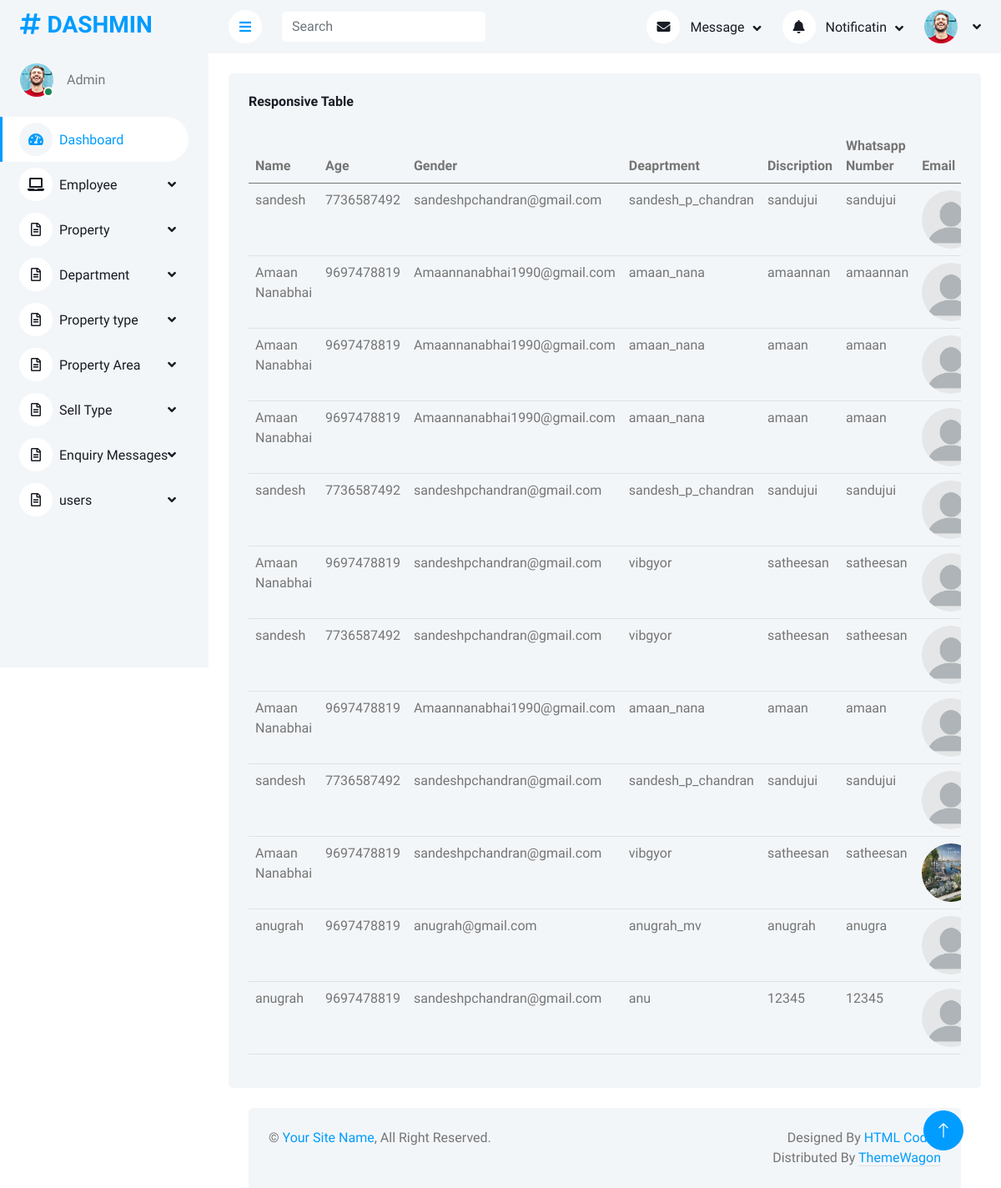
Screenshot of /MainApp/userdisplay/ with the database file from the repository.
### FrontEnd/models.py (models this page shows)
class usersignupdb(models.Model):
    uname=models.CharField(max_length=50,blank=True,null=True)
    unumber=models.CharField(max_length=50,blank=True,null=True)
    uemail=models.CharField(max_length=50,blank=True,null=True)
    uusername=models.CharField(max_length=50,blank=True,null=True)
    upassword=models.CharField(max_length=50,blank=True,null=True)
    confirmpass=models.CharField(max_length=500,blank=True,null=True)
    uimage=models.ImageField(upload_to="user_profile",default="profile.png")

### MainApp/views.py (the view)
# urls.py: path('userdisplay/', views.userdisplay, name="userdisplay"),
def userdisplay(request):
    data=usersignupdb.objects.all()
    return render(request,"userdisplay.html",{'data':data})

### MainApp/templates/userdisplay.html (shortened to what this page needs)
<!DOCTYPE html>
{% extends 'index.html' %}
{% block content %}
<html lang="en">
<head>
</head>
<body>
<div class="bg-light rounded h-100 p-4">
                            <h6 class="mb-4">Responsive Table</h6>
                            <div class="table-responsive">
                                <table class="table">
                                    <thead>
                                       <tr>
                                       <th scope="col">Name</th>
                                        <th scope="col">Age</th>
                                        <th scope="col">Gender</th>
                                        <th scope="col">Deaprtment</th>
                                        <th scope="col">Discription</th>
                                        <th scope="col">Whatsapp Number</th>
                                        <th scope="col">Email</th>
                                    </tr>
                                    </thead>
                                    <tbody>
                                 {% for i in data %}
                                    <tr>
                                        <td>{{i.uname}}</td>
                                        <td>{{i.unumber}}</td>
                                        <td>{{i.uemail}}</td>
                                        <td>{{i.uusername}}</td>
                                        <td>{{i.upassword}}</td>
                                        <td>{{i.confirmpass}}</td>
                                        <td><img class="rounded-circle" src="{{i.uimage.url}}" style="width: 70px; height: 70px;"></td>
                                    </tr>
                                {% endfor %}
                                    </tbody>
                                </table>
                            </div>
                        </div>
</body>
</html>
{% endblock %}

### MainApp/templates/index.html (shortened to what this page needs)
<!DOCTYPE html>
{% load static %}
<html lang="en">
<head>
    <link href="https://cdnjs.cloudflare.com/ajax/libs/font-awesome/5.10.0/css/all.min.css" rel="stylesheet">
    <link href="https://cdn.jsdelivr.net/npm/bootstrap-icons@1.4.1/font/bootstrap-icons.css" rel="stylesheet">
    <link href="{% static 'lib/owlcarousel/assets/owl.carousel.min.css' %}" rel="stylesheet">
    <link href="{% static 'lib/tempusdominus/css/tempusdominus-bootstrap-4.min.css' %}" rel="stylesheet" />
    <link href="{% static 'css/bootstrap.min.css' %}" rel="stylesheet">
    <link href="{% static 'css/style.css' %}" rel="stylesheet">
</head>
<body>
    <div class="container-xxl position-relative bg-white d-flex p-0">
        <div class="sidebar pe-4 pb-3">
            <nav class="navbar bg-light navbar-light">
                <a href="index.html" class="navbar-brand mx-4 mb-3">
                    <h3 class="text-primary"><i class="fa fa-hashtag me-2"></i>DASHMIN</h3>
                </a>
                <div class="d-flex align-items-center ms-4 mb-4">
                    <div class="position-relative">
                        <img class="rounded-circle" src="{% static 'img/user.jpg' %}" alt="" style="width: 40px; height: 40px;">
                        <div class="bg-success rounded-circle border border-2 border-white position-absolute end-0 bottom-0 p-1"></div>
                    </div>
                    <div class="ms-3">
                        <span>Admin</span>
                    </div>
                </div>
                <div class="navbar-nav w-100">
                    <a href="{% url 'index' %}" class="nav-item nav-link active"><i class="fa fa-tachometer-alt me-2"></i>Dashboard</a>
                    <div class="nav-item dropdown">
                        <a href="#" class="nav-link dropdown-toggle" data-bs-toggle="dropdown"><i class="fa fa-laptop me-2"></i>Employee</a>
                    </div>
                    <div class="nav-item dropdown">
                        <a href="#" class="nav-link dropdown-toggle" data-bs-toggle="dropdown"><i class="far fa-file-alt me-2"></i>Property</a>
                    </div>
                         <div class="nav-item dropdown">
                        <a href="#" class="nav-link dropdown-toggle" data-bs-toggle="dropdown"><i class="far fa-file-alt me-2"></i>Department</a>
                    </div>
                       <div class="nav-item dropdown">
                        <a href="#" class="nav-link dropdown-toggle" data-bs-toggle="dropdown"><i class="far fa-file-alt me-2"></i>Property type</a>
                              <div class="nav-item dropdown">
                        <a href="#" class="nav-link dropdown-toggle" data-bs-toggle="dropdown"><i class="far fa-file-alt me-2"></i>Property Area</a>
                    </div>
                            <div class="nav-item dropdown">
                        <a href="#" class="nav-link dropdown-toggle" data-bs-toggle="dropdown"><i class="far fa-file-alt me-2"></i>Sell Type</a>
                                 <div class="nav-item dropdown">
                        <a href="#" class="nav-link dropdown-toggle" data-bs-toggle="dropdown"><i class="far fa-file-alt me-2"></i>Enquiry Messages</a>
                    </div>
                                 <div class="nav-item dropdown">
                        <a href="#" class="nav-link dropdown-toggle" data-bs-toggle="dropdown"><i class="far fa-file-alt me-2"></i>users</a>
                    </div>
                </div>
            </nav>
        </div>
        <div class="content" >
            <nav class="navbar navbar-expand bg-light navbar-light sticky-top px-4 py-0">
                <a href="#" class="sidebar-toggler flex-shrink-0">
                    <i class="fa fa-bars"></i>
                </a>
                <form class="d-none d-md-flex ms-4">
                    <input class="form-control border-0" type="search" placeholder="Search">
                </form>
                <div class="navbar-nav align-items-center ms-auto">
                    <div class="nav-item dropdown">
                        <a href="#" class="nav-link dropdown-toggle" data-bs-toggle="dropdown">
                            <i class="fa fa-envelope me-lg-2"></i>
                            <span class="d-none d-lg-inline-flex">Message</span>
                        </a>
                    </div>
                    <div class="nav-item dropdown">
                        <a href="#" class="nav-link dropdown-toggle" data-bs-toggle="dropdown">
                            <i class="fa fa-bell me-lg-2"></i>
                            <span class="d-none d-lg-inline-flex">Notificatin</span>
                        </a>
                    </div>
                    <div class="nav-item dropdown">
                        <a href="#" class="nav-link dropdown-toggle" data-bs-toggle="dropdown">
                            <img class="rounded-circle me-lg-2" src="{% static 'img/user.jpg' %}" alt="" style="width: 40px; height: 40px;">
                        </a>
                    </div>
                </div>
            </nav>
            <div class="container-fluid pt-4 px-4">
                {% block content %}{% endblock %}
            <div class="container-fluid pt-4 px-4">
                <div class="bg-light rounded-top p-4">
                    <div class="row">
                        <div class="col-12 col-sm-6 text-center text-sm-start">
                            &copy; <a href="#">Your Site Name</a>, All Right Reserved.
                        </div>
                        <div class="col-12 col-sm-6 text-center text-sm-end">
                            Designed By <a href="https://htmlcodex.com">HTML Codex</a>
                        Distributed By <a class="border-bottom" href="https://themewagon.com" target="_blank">ThemeWagon</a>
                        </div>
                    </div>
                </div>
            </div>
        </div>
        <a href="#" class="btn btn-lg btn-primary btn-lg-square back-to-top"><i class="bi bi-arrow-up"></i></a>
    </div>
</body>
</html>

### MainApp/static/css/style.css (style rules this page uses)
:root { --primary: #009CFF; --light: #F3F6F9; --dark: #191C24; }
.back-to-top { position: fixed; display: none; right: 45px; bottom: 45px; z-index: 99; }
.btn { transition: .5s; }
.btn.btn-primary { color: #FFFFFF; }
.btn-lg-square { width: 48px; height: 48px; }
.btn-square, .btn-sm-square, .btn-lg-square { padding: 0; display: inline-flex; align-items: center; justify-content: center; font-weight: normal; border-radius: 50px; }
.sidebar { position: fixed; top: 0; left: 0; bottom: 0; width: 250px; height: 100vh; overflow-y: auto; background: var(--light); transition: 0.5s; z-index: 999; }
.content { margin-left: 250px; min-height: 100vh; background: #FFFFFF; transition: 0.5s; }
@media (min-width: 992px) { .sidebar { margin-left: 0; } }
@media (min-width: 992px) { .content { width: calc(100% - 250px); } }
.sidebar .navbar .navbar-nav .nav-link { padding: 7px 20px; color: var(--dark); font-weight: 500; border-left: 3px solid var(--light); border-radius: 0 30px 30px 0; outline: none; }
.sidebar .navbar .navbar-nav .nav-link:hover, .sidebar .navbar .navbar-nav .nav-link.active { color: var(--primary); background: #FFFFFF; border-color: var(--primary); }
.sidebar .navbar .navbar-nav .nav-link i { width: 40px; height: 40px; display: inline-flex; align-items: center; justify-content: center; background: #FFFFFF; border-radius: 40px; }
.sidebar .navbar .navbar-nav .nav-link:hover i, .sidebar .navbar .navbar-nav .nav-link.active i { background: var(--light); }
.sidebar .navbar .dropdown-toggle::after { position: absolute; top: 15px; right: 15px; border: none; content: "\f107"; font-family: "Font Awesome 5 Free"; font-weight: 900; transition: .5s; }
.content .navbar .navbar-nav .nav-link { margin-left: 25px; padding: 12px 0; color: var(--dark); outline: none; }
.content .navbar .sidebar-toggler, .content .navbar .navbar-nav .nav-link i { width: 40px; height: 40px; display: inline-flex; align-items: center; justify-content: center; background: #FFFFFF; border-radius: 40px; }
.content .navbar .dropdown-toggle::after { margin-left: 6px; vertical-align: middle; border: none; content: "\f107"; font-family: "Font Awesome 5 Free"; font-weight: 900; transition: .5s; }

### rows the page displays
usersignupdb: uname "sandesh", unumber "7736587492", uemail "sandeshpchandran@gmail.com", uusername "sandesh_p_chandran", upassword "sandujui", confirmpass "sandujui", uimage (placeholder picture)
usersignupdb: uname "Amaan Nanabhai", unumber "9697478819", uemail "Amaannanabhai1990@gmail.com", uusername "amaan_nana", upassword "amaannan", confirmpass "amaannan", uimage (placeholder picture)
usersignupdb: uname "Amaan Nanabhai", unumber "9697478819", uemail "Amaannanabhai1990@gmail.com", uusername "amaan_nana", upassword "amaan", confirmpass "amaan", uimage (placeholder picture)
usersignupdb: uname "Amaan Nanabhai", unumber "9697478819", uemail "Amaannanabhai1990@gmail.com", uusername "amaan_nana", upassword "amaan", confirmpass "amaan", uimage (placeholder picture)
usersignupdb: uname "sandesh", unumber "7736587492", uemail "sandeshpchandran@gmail.com", uusername "sandesh_p_chandran", upassword "sandujui", confirmpass "sandujui", uimage (placeholder picture)
usersignupdb: uname "Amaan Nanabhai", unumber "9697478819", uemail "sandeshpchandran@gmail.com", uusername "vibgyor", upassword "satheesan", confirmpass "satheesan", uimage (placeholder picture)
usersignupdb: uname "sandesh", unumber "7736587492", uemail "sandeshpchandran@gmail.com", uusername "vibgyor", upassword "satheesan", confirmpass "satheesan", uimage (placeholder picture)
usersignupdb: uname "Amaan Nanabhai", unumber "9697478819", uemail "Amaannanabhai1990@gmail.com", uusername "amaan_nana", upassword "amaan", confirmpass "amaan", uimage (placeholder picture)
usersignupdb: uname "sandesh", unumber "7736587492", uemail "sandeshpchandran@gmail.com", uusername "sandesh_p_chandran", upassword "sandujui", confirmpass "sandujui", uimage (placeholder picture)
usersignupdb: uname "Amaan Nanabhai", unumber "9697478819", uemail "sandeshpchandran@gmail.com", uusername "vibgyor", upassword "satheesan", confirmpass "satheesan", uimage (picture)
usersignupdb: uname "anugrah", unumber "9697478819", uemail "anugrah@gmail.com", uusername "anugrah_mv", upassword "anugrah", confirmpass "anugra", uimage (placeholder picture)
usersignupdb: uname "anugrah", unumber "9697478819", uemail "sandeshpchandran@gmail.com", uusername "anu", upassword "12345", confirmpass "12345", uimage (placeholder picture)
